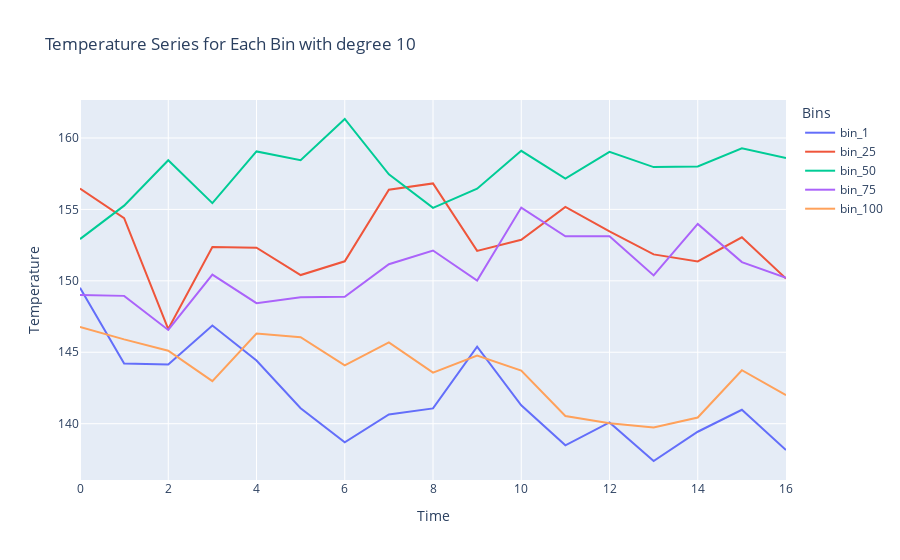
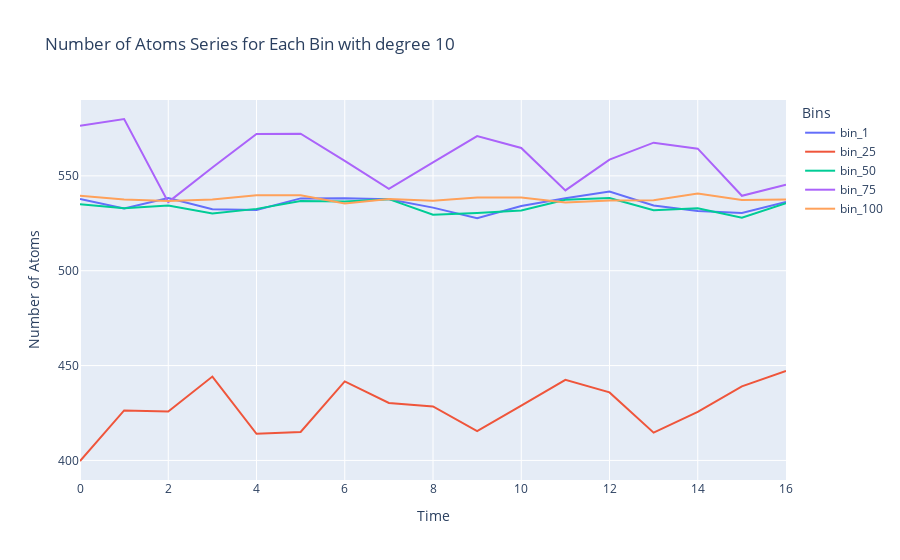

Notebook code cell kept with these figures, in order:
### Code cell
temp_10 = TempGrapher(10)
temp_10.plot_total_summary()
num_10 = NumAtomsGrapher(10)
num_10.plot_total_summary()

### Figure 1 — Plotly figure (JSON) as saved in the notebook; plotly's stock layout.template omitted (floating-point values rounded to 4 significant figures)
{"data": [{"hovertemplate": "Bins=bin_1<br>Time=%{x}<br>Temperature=%{y}<extra></extra>", "legendgroup": "bin_1", "line": {"color": "#636efa", "dash": "solid"}, "marker": {"symbol": "circle"}, "mode": "lines", "name": "bin_1", "orientation": "v", "showlegend": true, "type": "scatter", "x": [0, 1, 2, 3, 4, 5, 6, 7, 8, 9, 10, 11, 12, 13, 14, 15, 16], "xaxis": "x", "y": [149.5, 144.2, 144.1, 146.9, 144.4, 141.1, 138.7, 140.6, 141.1, 145.4, 141.3, 138.5, 140.1, 137.4, 139.4, 141.0, 138.2], "yaxis": "y"}, {"hovertemplate": "Bins=bin_25<br>Time=%{x}<br>Temperature=%{y}<extra></extra>", "legendgroup": "bin_25", "line": {"color": "#EF553B", "dash": "solid"}, "marker": {"symbol": "circle"}, "mode": "lines", "name": "bin_25", "orientation": "v", "showlegend": true, "type": "scatter", "x": [0, 1, 2, 3, 4, 5, 6, 7, 8, 9, 10, 11, 12, 13, 14, 15, 16], "xaxis": "x", "y": [156.5, 154.4, 146.6, 152.4, 152.3, 150.4, 151.4, 156.4, 156.8, 152.1, 152.9, 155.2, 153.5, 151.9, 151.4, 153.0, 150.2], "yaxis": "y"}, {"hovertemplate": "Bins=bin_50<br>Time=%{x}<br>Temperature=%{y}<extra></extra>", "legendgroup": "bin_50", "line": {"color": "#00cc96", "dash": "solid"}, "marker": {"symbol": "circle"}, "mode": "lines", "name": "bin_50", "orientation": "v", "showlegend": true, "type": "scatter", "x": [0, 1, 2, 3, 4, 5, 6, 7, 8, 9, 10, 11, 12, 13, 14, 15, 16], "xaxis": "x", "y": [152.9, 155.3, 158.4, 155.4, 159.1, 158.4, 161.3, 157.5, 155.1, 156.4, 159.1, 157.2, 159.0, 158.0, 158.0, 159.3, 158.6], "yaxis": "y"}, {"hovertemplate": "Bins=bin_75<br>Time=%{x}<br>Temperature=%{y}<extra></extra>", "legendgroup": "bin_75", "line": {"color": "#ab63fa", "dash": "solid"}, "marker": {"symbol": "circle"}, "mode": "lines", "name": "bin_75", "orientation": "v", "showlegend": true, "type": "scatter", "x": [0, 1, 2, 3, 4, 5, 6, 7, 8, 9, 10, 11, 12, 13, 14, 15, 16], "xaxis": "x", "y": [149.0, 148.9, 146.6, 150.4, 148.4, 148.9, 148.9, 151.2, 152.1, 150.0, 155.1, 153.1, 153.1, 150.4, 154.0, 151.3, 150.2], "yaxis": "y"}, {"hovertemplate": "Bins=bin_100<br>Time=%{x}<br>Temperature=%{y}<extra></extra>", "legendgroup": "bin_100", "line": {"color": "#FFA15A", "dash": "solid"}, "marker": {"symbol": "circle"}, "mode": "lines", "name": "bin_100", "orientation": "v", "showlegend": true, "type": "scatter", "x": [0, 1, 2, 3, 4, 5, 6, 7, 8, 9, 10, 11, 12, 13, 14, 15, 16], "xaxis": "x", "y": [146.8, 145.9, 145.1, 143.0, 146.3, 146.1, 144.1, 145.7, 143.6, 144.8, 143.7, 140.5, 140.0, 139.7, 140.4, 143.7, 142.0], "yaxis": "y"}], "layout": {"legend": {"title": {"text": "Bins"}, "tracegroupgap": 0}, "title": {"text": "Temperature Series for Each Bin with degree 10"}, "xaxis": {"anchor": "y", "domain": [0, 1], "title": {"text": "Time"}}, "yaxis": {"anchor": "x", "domain": [0, 1], "title": {"text": "Temperature"}}}}

### Figure 2 — Plotly figure (JSON) as saved in the notebook; plotly's stock layout.template omitted (floating-point values rounded to 4 significant figures)
{"data": [{"hovertemplate": "Bins=bin_1<br>Time=%{x}<br>Number of Atoms=%{y}<extra></extra>", "legendgroup": "bin_1", "line": {"color": "#636efa", "dash": "solid"}, "marker": {"symbol": "circle"}, "mode": "lines", "name": "bin_1", "orientation": "v", "showlegend": true, "type": "scatter", "x": [0, 1, 2, 3, 4, 5, 6, 7, 8, 9, 10, 11, 12, 13, 14, 15, 16], "xaxis": "x", "y": [537.8, 532.8, 538.3, 532.4, 532.0, 538.1, 538.2, 537.6, 533.2, 527.7, 534.1, 538.2, 541.7, 534.4, 531.5, 530.5, 536.2], "yaxis": "y"}, {"hovertemplate": "Bins=bin_25<br>Time=%{x}<br>Number of Atoms=%{y}<extra></extra>", "legendgroup": "bin_25", "line": {"color": "#EF553B", "dash": "solid"}, "marker": {"symbol": "circle"}, "mode": "lines", "name": "bin_25", "orientation": "v", "showlegend": true, "type": "scatter", "x": [0, 1, 2, 3, 4, 5, 6, 7, 8, 9, 10, 11, 12, 13, 14, 15, 16], "xaxis": "x", "y": [399.7, 426.4, 425.8, 444.2, 414.0, 415.0, 441.6, 430.3, 428.4, 415.5, 428.9, 442.5, 435.9, 414.7, 425.6, 439.1, 447.1], "yaxis": "y"}, {"hovertemplate": "Bins=bin_50<br>Time=%{x}<br>Number of Atoms=%{y}<extra></extra>", "legendgroup": "bin_50", "line": {"color": "#00cc96", "dash": "solid"}, "marker": {"symbol": "circle"}, "mode": "lines", "name": "bin_50", "orientation": "v", "showlegend": true, "type": "scatter", "x": [0, 1, 2, 3, 4, 5, 6, 7, 8, 9, 10, 11, 12, 13, 14, 15, 16], "xaxis": "x", "y": [535.0, 532.9, 534.3, 530.2, 532.6, 536.8, 536.5, 537.7, 529.5, 530.4, 531.7, 537.4, 538.4, 531.9, 533.0, 527.9, 535.5], "yaxis": "y"}, {"hovertemplate": "Bins=bin_75<br>Time=%{x}<br>Number of Atoms=%{y}<extra></extra>", "legendgroup": "bin_75", "line": {"color": "#ab63fa", "dash": "solid"}, "marker": {"symbol": "circle"}, "mode": "lines", "name": "bin_75", "orientation": "v", "showlegend": true, "type": "scatter", "x": [0, 1, 2, 3, 4, 5, 6, 7, 8, 9, 10, 11, 12, 13, 14, 15, 16], "xaxis": "x", "y": [576.5, 580.0, 536.1, 554.4, 572.1, 572.2, 557.9, 543.1, 557.1, 571.0, 564.7, 542.3, 558.5, 567.5, 564.3, 539.5, 545.3], "yaxis": "y"}, {"hovertemplate": "Bins=bin_100<br>Time=%{x}<br>Number of Atoms=%{y}<extra></extra>", "legendgroup": "bin_100", "line": {"color": "#FFA15A", "dash": "solid"}, "marker": {"symbol": "circle"}, "mode": "lines", "name": "bin_100", "orientation": "v", "showlegend": true, "type": "scatter", "x": [0, 1, 2, 3, 4, 5, 6, 7, 8, 9, 10, 11, 12, 13, 14, 15, 16], "xaxis": "x", "y": [539.5, 537.5, 536.8, 537.5, 539.7, 539.8, 535.4, 537.8, 536.9, 538.6, 538.5, 536.0, 537.1, 537.1, 540.7, 537.3, 537.5], "yaxis": "y"}], "layout": {"legend": {"title": {"text": "Bins"}, "tracegroupgap": 0}, "title": {"text": "Number of Atoms Series for Each Bin with degree 10"}, "xaxis": {"anchor": "y", "domain": [0, 1], "title": {"text": "Time"}}, "yaxis": {"anchor": "x", "domain": [0, 1], "title": {"text": "Number of Atoms"}}}}
